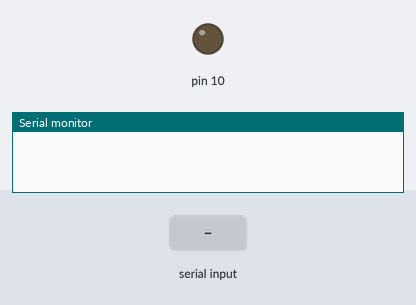
Simulated run of this sketch. Board: Arduino Uno, built with avr-gcc and run on an emulated ATmega328P. Parts: output pins drawn as LEDs (lit = HIGH), the last lines printed to the serial monitor. The inputs (shaded band) are chosen by the test bench.

Above: at 1.2 s.
1.3 s: "1" received over Serial
At 2.2 s:
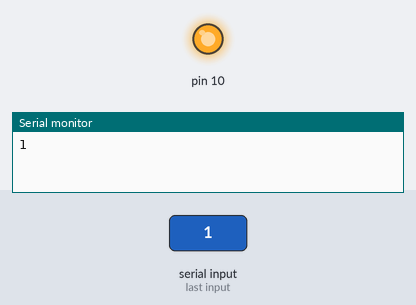
2.8 s: "0" received over Serial
At 3.3 s:
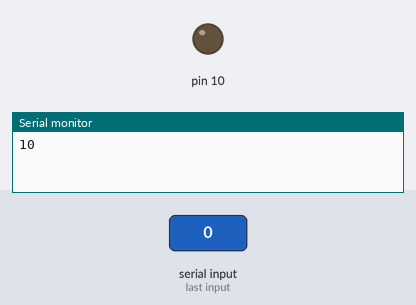
Timing chart, 0 to 5.8 s (numbered marks = the images above; inputs shaded):
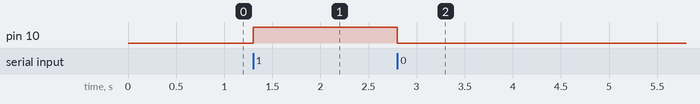

The sketch:

sketch_may03f.ino
```cpp
void setup() {
  Serial.begin(9600);
  pinMode(10,OUTPUT);
}

void loop() {
  if(Serial.available()) {
    char ch = Serial.read();
    Serial.write(ch);

    if( ch == '1') {
      digitalWrite(10, HIGH);
    }

    if( ch == '0') {
      digitalWrite(10, LOW);
    }
  }

}
```

Measured:
- after the input at 1.3 s, pin 10: LOW → HIGH at once
- after the input at 2.8 s, pin 10: HIGH → LOW at once
